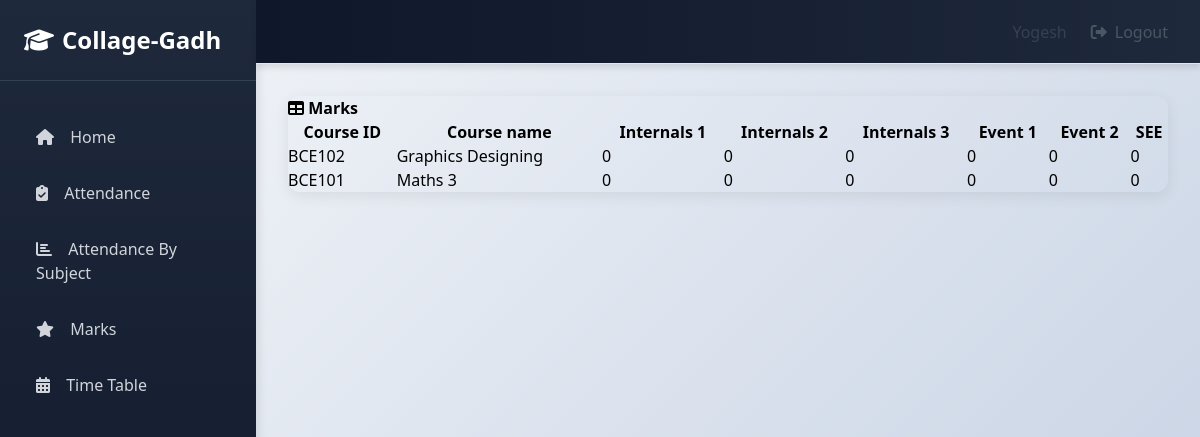
Screenshot of /info/student/CE112/marks_list/ (signed in) with the database file from the repository.
### info/models.py (models this page shows, shortened)
class User(AbstractUser):
    @property
    def is_student(self):
        if hasattr(self, 'student'):
            return True
        return False

class Student(models.Model):
    user = models.OneToOneField(User, on_delete=models.CASCADE, null=True)
    class_id = models.ForeignKey(Class, on_delete=models.CASCADE, default=1)
    USN = models.CharField(primary_key='True', max_length=100)
    name = models.CharField(max_length=200)
    sex = models.CharField(max_length=50, choices=sex_choice, default='Male')
    DOB = models.DateField(default='1998-01-01')

class StudentCourse(models.Model):
    student = models.ForeignKey(Student, on_delete=models.CASCADE)
    course = models.ForeignKey(Course, on_delete=models.CASCADE)
    class Meta:
        unique_together = (('student', 'course'),)
        verbose_name_plural = 'Marks'

class Course(models.Model):
    dept = models.ForeignKey(Dept, on_delete=models.CASCADE)
    id = models.CharField(primary_key='True', max_length=50)
    name = models.CharField(max_length=50)
    shortname = models.CharField(max_length=50, default='X')

class Marks(models.Model):
    studentcourse = models.ForeignKey(StudentCourse, on_delete=models.CASCADE)
    name = models.CharField(max_length=50, choices=test_name, default='Internal test 1')
    marks1 = models.IntegerField(default=0, validators=[MinValueValidator(0), MaxValueValidator(100)])
    class Meta:
        unique_together = (('studentcourse', 'name'),)

### info/views.py (the view)
# urls.py: path('student/<slug:stud_id>/marks_list/',
@login_required()
def marks_list(request, stud_id):
    stud = Student.objects.get(USN=stud_id, )
    ass_list = Assign.objects.filter(class_id_id=stud.class_id)
    sc_list = []
    for ass in ass_list:
        try:
            sc = StudentCourse.objects.get(student=stud, course=ass.course)
        except StudentCourse.DoesNotExist:
            sc = StudentCourse(student=stud, course=ass.course)
            sc.save()
            sc.marks_set.create(type='I', name='Internal test 1')
            sc.marks_set.create(type='I', name='Internal test 2')
            sc.marks_set.create(type='I', name='Internal test 3')
            sc.marks_set.create(type='E', name='Event 1')
            sc.marks_set.create(type='E', name='Event 2')
            sc.marks_set.create(type='S', name='Semester End Exam')
        sc_list.append(sc)
    return render(request, 'info/marks_list.html', {'sc_list': sc_list})

### info/templates/info/marks_list.html
{% extends 'info/base.html' %}
    {% load static %}
    {% block content %}
                  <div class="card mb-3">
            <div class="card-header">
              <i class="fas fa-table"></i>
            <b>Marks</b></div>
            <div class="card-body">
              <div class="table-responsive">
                <table class="table table-bordered" id="dataTable" width="100%" cellspacing="0">
                  <thead>
                    <tr>
                        <th>Course ID</th>
                        <th>Course name</th>
                        <th>Internals 1</th>
                        <th>Internals 2</th>
                        <th>Internals 3</th>
                        <th>Event 1</th>
                        <th>Event 2</th>
                        <th>SEE</th>
                    </tr>
                  </thead>
                  <tbody>
                    {% for sc in sc_list %}
                    <tr>
                        <td>{{ sc.course_id }}</td>
                        <td>{{sc.course.name}}</td>
                        {% for m in sc.marks_set.all %}
                            <td>{{ m.marks1 }}</td>
                        {% endfor %}
                    </tr>
                    {% empty %}
                            <p>student has no courses</p>
                    {% endfor %}
                  </tbody>
                </table>
              </div>
            </div>
          </div>
    {% endblock %}

### info/templates/info/base.html (shortened to what this page needs)
<!DOCTYPE html>
<html lang="en">
  <head>
    {% load static %}
    <script src="https://cdn.tailwindcss.com"></script>
    <link rel="stylesheet" href="https://cdnjs.cloudflare.com/ajax/libs/font-awesome/6.4.0/css/all.min.css">
  </head>
  <body id="page-top" class="flex h-screen bg-gray-100">
    <aside class="sidebar w-64 h-screen overflow-y-auto">
      <div class="p-6 border-b border-slate-700">
        <a href="{% url 'index' %}" class="text-2xl font-bold text-white flex items-center gap-2">
          <i class="fas fa-graduation-cap"></i> Collage-Gadh
        </a>
      </div>
      <nav class="mt-8 px-4 space-y-2">
        <a href="{% url 'index' %}" class="sidebar-item block px-4 py-3 text-gray-300 hover:text-white font-medium">
          <i class="fas fa-home mr-3"></i> Home
        </a>
        {% if request.user.is_student %}
          <a href="{% url 'attendance' request.user.student.USN %}" class="sidebar-item block px-4 py-3 text-gray-300 hover:text-white font-medium">
            <i class="fas fa-clipboard-check mr-3"></i> Attendance
          </a>
          <a href="{% url 'attendance' request.user.student.USN %}" class="sidebar-item block px-4 py-3 text-gray-300 hover:text-white font-medium">
            <i class="fas fa-chart-bar mr-3"></i> Attendance By Subject
          </a>
          <a href="{% url 'marks_list' request.user.student.USN %}" class="sidebar-item block px-4 py-3 text-gray-300 hover:text-white font-medium">
            <i class="fas fa-star mr-3"></i> Marks
          </a>
          <a href="{% url 'timetable' request.user.student.class_id_id %}" class="sidebar-item block px-4 py-3 text-gray-300 hover:text-white font-medium">
            <i class="fas fa-calendar-alt mr-3"></i> Time Table
          </a>
        {% endif %}
      </nav>
    </aside>
    <div class="flex-1 flex flex-col">
      <nav class="navbar h-16 flex items-center justify-between px-8 border-b border-gray-200">
        <div class="flex items-center gap-6">
          <span class="text-gray-700 font-medium capitalize">
            {% if request.user.is_student %}
              {{ request.user.student.name }}
            {% elif request.user.is_teacher %}
              {{ request.user.teacher.name }}
            {% else %}
              {{ request.user.username }}
            {% endif %}
          </span>
          <button onclick="showLogoutModal()" class="text-gray-600 hover:text-gray-900 font-medium flex items-center gap-2">
            <i class="fas fa-sign-out-alt"></i> Logout
          </button>
        </div>
      </nav>
      <main class="flex-1 overflow-auto p-8">
        {% block content %}
        {% endblock %}
      </main>
    </div>
  </body>
</html>

### info/templates/info/base.html (style rules this page uses)
* { margin: 0; padding: 0; box-sizing: border-box; }
body { background: linear-gradient(135deg, #f5f7fa 0%, #c3cfe2 100%); min-height: 100vh; }
.sidebar { background: linear-gradient(180deg, #1e293b 0%, #0f172a 100%); box-shadow: 2px 0 10px rgba(0,0,0,0.1); }
.sidebar-item { border-left: 4px solid transparent; transition: all 0.3s ease; }
.navbar { background: linear-gradient(90deg, #0f172a 0%, #1e293b 100%); box-shadow: 0 4px 6px rgba(0,0,0,0.1); }
.card { border: none; border-radius: 12px; box-shadow: 0 4px 15px rgba(0,0,0,0.08); transition: all 0.3s ease; }

### rows the page displays
User: user.student.name "Yogesh"
StudentCourse: course_id "BCE102", course.name "Graphics Designing"
Marks: marks1 "0"
Marks: marks1 "0"
Marks: marks1 "0"
Marks: marks1 "0"
Marks: marks1 "0"
Marks: marks1 "0"
StudentCourse: course_id "BCE101", course.name "Maths 3"
Marks: marks1 "0"
Marks: marks1 "0"
Marks: marks1 "0"
Marks: marks1 "0"
Marks: marks1 "0"
Marks: marks1 "0"
